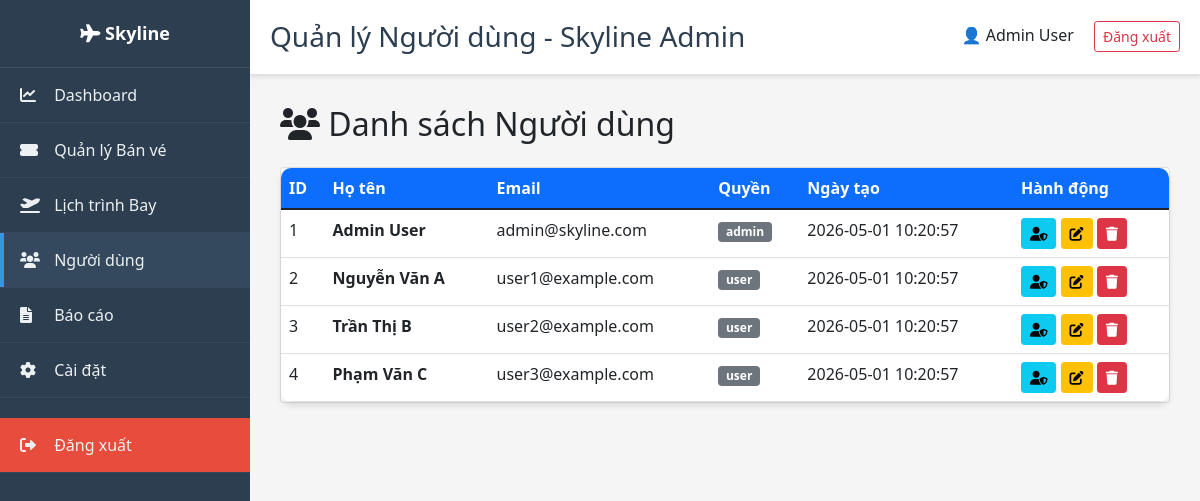
Page /public/admin/usermanager (signed in) on the committed database.
### tables this page shows
CREATE TABLE IF NOT EXISTS users (
    id INT PRIMARY KEY AUTO_INCREMENT,
    fullname VARCHAR(100) NOT NULL,
    email VARCHAR(100) UNIQUE NOT NULL,
    password VARCHAR(255) NOT NULL,
    role ENUM('user', 'admin') DEFAULT 'user',
    created_at TIMESTAMP DEFAULT CURRENT_TIMESTAMP,
    updated_at TIMESTAMP DEFAULT CURRENT_TIMESTAMP ON UPDATE CURRENT_TIMESTAMP
);

### app/Controllers/admin/UserManagerController.php (called while the page is built, shortened)
<?php
class UserManagerController extends Controller {
    private $userModel;
    public function __construct() {
        $this->userModel = $this->model('User');
    }
    public function index() {
        $users = $this->userModel->getAllUsers();
        $data = [
            'title' => 'Quản lý Người dùng - Skyline Admin',
            'users' => $users
        ];
        $this->view('admin/users_list', $data);
    }
}
?>

### app/Core/AdminApp.php (called while the page is built, shortened)
<?php
class AdminApp {
    protected $method = 'index';
    public function __construct() {
        $url = $this->parseUrl();
        if (isset($url[0]) && strtolower($url[0]) === 'admin') {
            array_shift($url);
        }
        if(isset($url[0]) && file_exists('../app/Controllers/admin/' . ucfirst($url[0]) . 'Controller.php')) {
            unset($url[0]);
        }
        $this->controller = new $this->controller;
        $this->params = $url ? array_values($url) : [];
        call_user_func_array([$this->controller, $this->method], $this->params);
    }
    public function parseUrl() {
        if(isset($_GET['url'])) {
            return explode('/', filter_var(rtrim($_GET['url'], '/'), FILTER_SANITIZE_URL));
        }
        return [];
    }
}
?>

### Public/admin.php (called while the page is built, shortened)
<?php
require_once '../app/Core/Database.php';
require_once '../app/Core/Controller.php';
require_once '../app/Core/AdminApp.php';
$app = new AdminApp();
?>

### app/Core/Database.php (called while the page is built, shortened)
<?php
class Database {
    private $host = DB_HOST;
    private $user = DB_USER;
    private $pass = DB_PASS;
    private $dbname = DB_NAME;
    private $dbh;
    private $stmt;
    public function __construct() {
        $dsn = 'mysql:host=' . $this->host . ';dbname=' . $this->dbname . ';charset=utf8mb4';
        $options = [
            PDO::ATTR_PERSISTENT => true,
            PDO::ATTR_ERRMODE => PDO::ERRMODE_EXCEPTION,
            PDO::ATTR_DEFAULT_FETCH_MODE => PDO::FETCH_ASSOC,
        ];
        try {
            $this->dbh = new PDO($dsn, $this->user, $this->pass, $options);
        } catch (PDOException $e) {
            $this->error = $e->getMessage();
            die("Kết nối CSDL thất bại: " . $this->error);
        }
    }
    public function query($sql) {
        $this->stmt = $this->dbh->prepare($sql);
    }
    public function execute() {
        return $this->stmt->execute();
    }
    public function resultSet() {
        $this->execute();
        return $this->stmt->fetchAll();
    }
}
?>

### app/Models/User.php (called while the page is built, shortened)
<?php
class User {
    private $db;
    public function __construct() {
        $this->db = new Database();
    }
    public function getAllUsers(): array {
        $this->db->query("SELECT id, fullname, email, role, created_at FROM users ORDER BY created_at DESC");
        return $this->db->resultSet();
    }
}
?>

### app/Views/admin/users_list.php (the view)
<?php
require_once '../app/Views/layouts/admin_header.php';
?>
<h2 class="mb-4"><i class="fas fa-users"></i> Danh sách Người dùng</h2>
<div class="card">
    <div class="table-responsive">
        <table class="table table-hover mb-0">
            <thead>
                <tr>
                    <th>ID</th>
                    <th>Họ tên</th>
                    <th>Email</th>
                    <th>Quyền</th>
                    <th>Ngày tạo</th>
                    <th>Hành động</th>
                </tr>
            </thead>
            <tbody>
                <?php foreach ($data['users'] as $user): ?>
                    <tr>
                        <td><?php echo $user['id']; ?></td>
                        <td><strong><?php echo $user['fullname']; ?></strong></td>
                        <td><?php echo $user['email']; ?></td>
                        <td><span class="badge bg-secondary"><?php echo $user['role'] ?? 'user'; ?></span></td>
                        <td><?php echo $user['created_at']; ?></td>
                        <td>
                            <a href="/admin/usermanager/updateRole/<?php echo $user['id']; ?>" class="btn btn-sm btn-info"><i class="fas fa-user-shield"></i></a>
                            <a href="/admin/usermanager/edit/<?php echo $user['id']; ?>" class="btn btn-sm btn-warning"><i class="fas fa-edit"></i></a>
                            <a href="/admin/usermanager/delete/<?php echo $user['id']; ?>" class="btn btn-sm btn-danger"><i class="fas fa-trash"></i></a>
                        </td>
                    </tr>
                <?php endforeach; ?>
            </tbody>
        </table>
    </div>
</div>
<?php
require_once '../app/Views/layouts/admin_footer.php';
?>

### app/Core/Controller.php (shortened to what this page needs)
<?php
class Controller {
    public function model(string $model) {
        return new $model();
    }
    public function view(string $view, array $data = []) {
        if(file_exists('../app/Views/' . $view . '.php')) {
            require_once '../app/Views/' . $view . '.php';
        } else {
            die("Lỗi: View '$view' không tồn tại.");
        }
    }
}
?>

### app/Views/layouts/admin_header.php (shortened to what this page needs)
<!DOCTYPE html>
<html lang="vi">
<head>
    <link href="https://cdn.jsdelivr.net/npm/bootstrap@5.1.3/dist/css/bootstrap.min.css" rel="stylesheet">
    <link href="https://cdnjs.cloudflare.com/ajax/libs/font-awesome/6.0.0/css/all.min.css" rel="stylesheet">
</head>
<body>
    <div class="admin-layout">
        <div class="admin-sidebar">
            <div class="sidebar-brand">
                <a href="<?= BASEURL ?>/home" class="text-white text-decoration-none"><i class="fas fa-plane"></i> Skyline</a>
            </div>
            <ul class="sidebar-menu">
                <?php if(isset($_SESSION['role']) && $_SESSION['role'] === 'admin'): ?>
                    <li><a href="<?= BASEURL ?>/admin/dashboard"><i class="fas fa-chart-line"></i> <span>Dashboard</span></a></li>
                <?php endif; ?>
                <li><a href="<?= BASEURL ?>/admin/bookingmanager"><i class="fas fa-ticket-alt"></i> <span>Quản lý Bán vé</span></a></li>
                <li><a href="<?= BASEURL ?>/admin/flightmanager"><i class="fas fa-plane-departure"></i> <span>Lịch trình Bay</span></a></li>
                <?php if(isset($_SESSION['role']) && $_SESSION['role'] === 'admin'): ?>
                    <li><a href="<?= BASEURL ?>/admin/usermanager"><i class="fas fa-users"></i> <span>Người dùng</span></a></li>
                    <li><a href="<?= BASEURL ?>/admin/reports"><i class="fas fa-file-alt"></i> <span>Báo cáo</span></a></li>
                    <li><a href="<?= BASEURL ?>/admin/settings"><i class="fas fa-cog"></i> <span>Cài đặt</span></a></li>
                <?php endif; ?>
                <li style="margin-top: 20px;"><a href="<?= BASEURL ?>/auth/logout" style="background: #e74c3c;"><i class="fas fa-sign-out-alt"></i> <span>Đăng xuất</span></a></li>
            </ul>
        </div>
        <div class="admin-content">
            <div class="admin-header">
                <div class="d-flex justify-content-between align-items-center">
                    <div>
                        <h1><?php echo $data['title'] ?? 'Dashboard'; ?></h1>
                    </div>
                    <div>
                        <span class="me-3">👤 <?= $_SESSION['user_name'] ?? 'Admin' ?></span>
                        <a href="<?= BASEURL ?>/auth/logout" class="btn btn-sm btn-outline-danger">Đăng xuất</a>
                    </div>
                </div>
            </div>
            <div class="admin-main">

### app/Views/layouts/admin_footer.php (shortened to what this page needs)
            </div>
        </div>
    </div>
</body>
</html>

### app/Views/layouts/admin_header.php (style rules this page uses)
:root { --primary-color: #0d6efd; --sidebar-color: #2c3e50; --sidebar-hover: #34495e; }
body { font-family: 'Segoe UI', Tahoma, Geneva, Verdana, sans-serif; background-color: #f5f5f5; }
.admin-layout { display: flex; min-height: 100vh; }
.admin-sidebar { width: 250px; background: var(--sidebar-color); color: white; padding: 0; position: fixed; height: 100vh; overflow-y: auto; top: 0; left: 0; z-index: 999; }
.sidebar-brand { padding: 20px; border-bottom: 1px solid rgba(255,255,255,0.1); font-size: 18px; font-weight: bold; text-align: center; }
.sidebar-menu { list-style: none; padding: 0; margin: 0; }
.sidebar-menu li { border-bottom: 1px solid rgba(255,255,255,0.05); }
.sidebar-menu a { display: block; padding: 15px 20px; color: #ecf0f1; text-decoration: none; transition: all 0.3s; }
.sidebar-menu a i { width: 20px; margin-right: 10px; }
.admin-content { margin-left: 250px; flex: 1; display: flex; flex-direction: column; }
.admin-header { background: white; padding: 20px; border-bottom: 1px solid #e0e0e0; box-shadow: 0 2px 4px rgba(0,0,0,0.1); }
.admin-header h1 { margin: 0; font-size: 28px; color: var(--sidebar-color); }
.admin-main { padding: 30px; flex: 1; }
.table-responsive { border-radius: 10px; overflow: hidden; box-shadow: 0 4px 6px rgba(0,0,0,0.1); }
.table { margin: 0; }
.table thead { background: var(--primary-color); color: white; }

### rows in the picture
users: id "1", fullname "Admin User", email "admin@skyline.com", role "admin", created_at "2026-05-01 10:20:57"
users: id "2", fullname "Nguyễn Văn A", email "user1@example.com", role "user", created_at "2026-05-01 10:20:57"
users: id "3", fullname "Trần Thị B", email "user2@example.com", role "user", created_at "2026-05-01 10:20:57"
users: id "4", fullname "Phạm Văn C", email "user3@example.com", role "user", created_at "2026-05-01 10:20:57"

### other values in the picture
$data['title'] "Quản lý Người dùng - Skyline Admin"
$_SESSION['user_name'] "Admin User"
